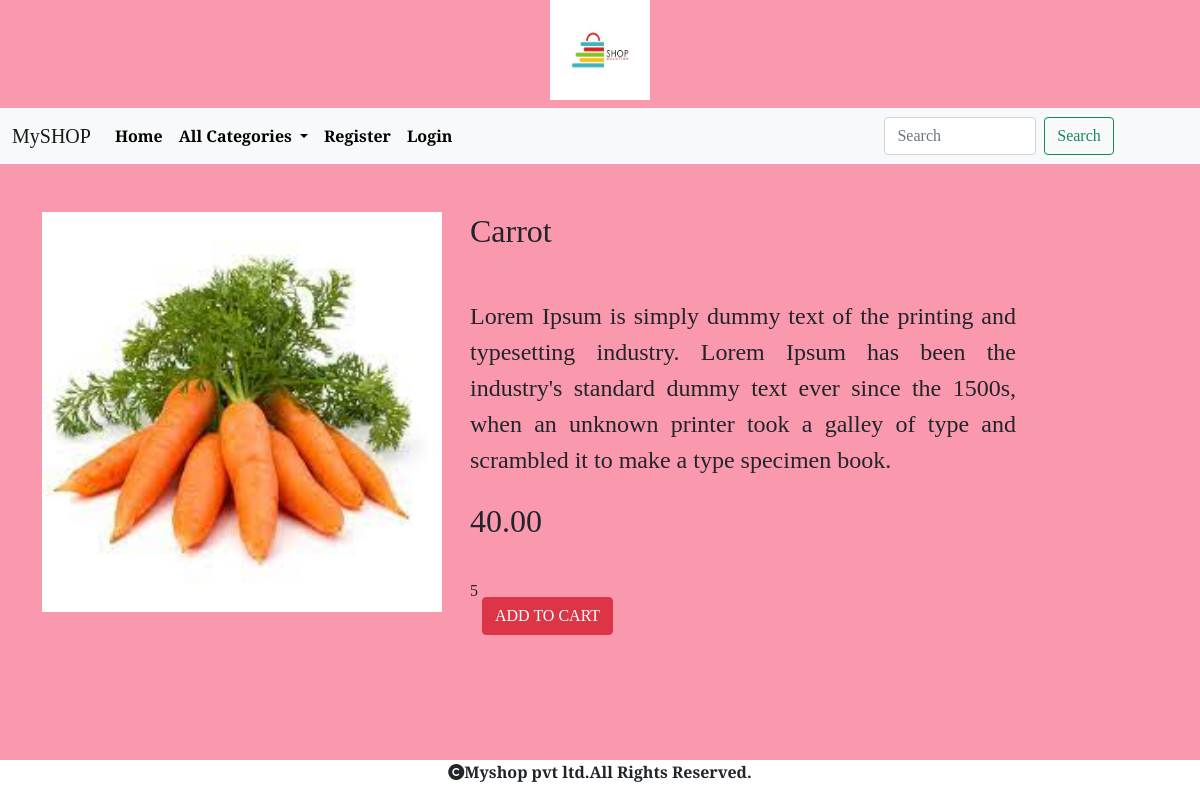
The page /detail/Carrot on the database its author committed.
### shop/models.py (models this page shows, shortened)
class Product(models.Model):
    name = models.CharField(max_length=20)
    desc = models.TextField()
    image = models.ImageField(upload_to="images/product", null=True, blank=True)
    price=models.DecimalField(max_digits=10,decimal_places=2)
    category=models.ForeignKey(Category,on_delete=models.CASCADE)
    stock=models.IntegerField()
    available=models.BooleanField(default=True)
    created=models.DateTimeField(auto_now_add=True)
    updated=models.DateTimeField(auto_now=True)

### shop/views.py (the view)
# urls.py: path('detail/<p>',views.detail,name="detail"),
def detail(request,p):
    p=Product.objects.get(name=p)
    return render(request,'detail.html',{'p':p})

### cart/context_processors.py (called while the page is built)
def total(request):
    item_count=0
    if request.user:
        u=request.user
        try:
            cart=Cart.objects.filter(user=u)
            for i in cart:
                item_count+=i.quantity
        except:
            item_count=0
    return {'count':item_count}

### shop/context_processors.py (called while the page is built)
def menu_links(request):
    c=Category.objects.all()
    return {'links':c}

### templates/detail.html
{% extends 'base.html' %}
{% load static %}
{% block content %}
<div class="container">
    <div class="row mt-5">
        <div class="col-sm-4 me-5">
            <img src="{{p.image.url}}" height="400px" width="400px">
        </div>
        <div class="col-sm-6 me-5">
            <h2>{{p.name}}</h2>
            <p class="h4 mt-5 lh-base" style="text-align:justify;">{{p.desc}}</p>
            <h2 class="mt-4">{{p.price}}</h2>
            {{p.stock}}
            {% if user.is_superuser == True %}
            {% if p.stock == 0 %}
            <h2>Out Of stock</h2>
             <a href="{% url 'admin:index' %}" class="btn btn-danger mt-5">ADD STOCK</a>
            {% else %}
            <h2>Product in stock</h2>
             <a href="{% url 'admin:index' %}" class="btn btn-danger mt-5">ADD STOCK</a>
            {% endif %}
            {% else %}
            {% if p.stock == 0 %}
            <h2>Out Of stock</h2>
            {% else %}
            <a href="{% url 'cart:addtocart' p.name %}" class="btn btn-danger mt-5">ADD TO CART</a>
            {% endif %}
{% endif %}
        </div>
    </div>
</div>
{% endblock %}

### static/css/style.css (style rules this page uses)
body { font-family: "Slabo 27px", serif; font-weight: 400; font-style: normal; background-color:#fa98ae; }

### rows shown on the page
Product: image (picture), name "Carrot", desc "Lorem Ipsum is simply dummy text of the printing and typesetting industry. Lorem Ipsum has been the industry's standard dummy text ever since the 1500s, when an unknown printer took a galley of type and scrambled it to make a type specimen book.", price "40.00", stock "5"
